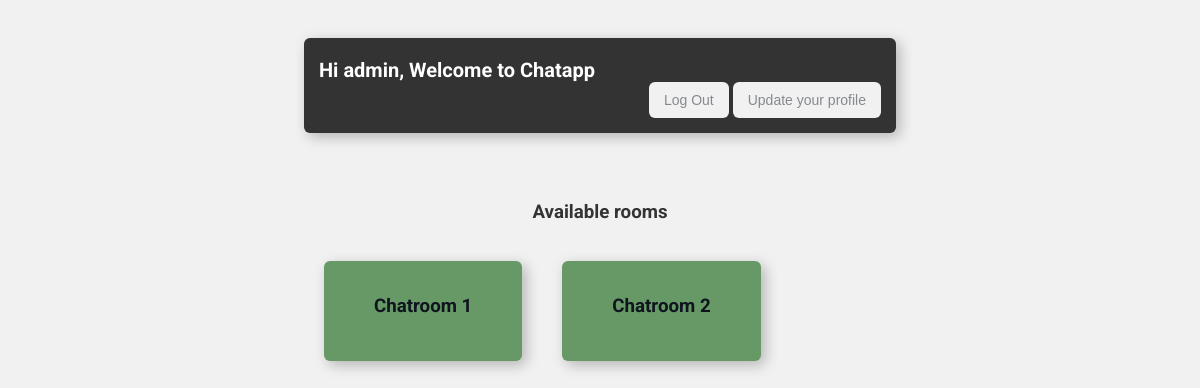
The page / (signed in) on the database its author committed.
### chatapp/models.py (models this page shows, shortened)
class User(AbstractUser):
    image = models.ImageField(upload_to="media/")

class Room(models.Model):
    name = models.CharField(max_length=20)
    slug = models.SlugField(max_length=100)

### chatapp/views.py (the view)
# urls.py: path('', views.rooms),
def rooms(request):
    rooms = Room.objects.all()
    return render(request, "rooms.html", {'rooms': rooms})

### templates/rooms.html (shortened to what this page needs)
{% extends 'base.html' %}
{% block content %}
<div class="container">
    {% if user.is_authenticated %}
        <div class="sign">
            <h3>Available rooms</h3>
        </div>
    {% if rooms %}
        <div class="cards">
            {% for room in rooms %}
                <div class="room-card">
                    <h3><a href="/{{room.slug}}">{{room.name}}</a></h3>
                </div>
            {% endfor %}
        </div>
</div>
    {% else %}
        <h3>No Rooms Available!</h3>
    {% endif %}
{% endif %}
<br/>
{% endblock %}

### templates/base.html (shortened to what this page needs)
{% load static %}
<!doctype html>
<html lang="en">
  <head>
    <link rel="stylesheet" type="text/css" href="{% static 'css/style.css' %}"/>
  </head>
  <body>
    <div class="container">
      <div class="header">
        {% block header%}
          <div class="welcome-sign">
            Hi <b>{{ user.username }}</b>, Welcome to Chatapp
          </div>
          <div class="button-right">
            <a href="/accounts/logout/">
              <button type="button" class="btn">Log Out</button>
            <a href="/accounts/update/">
              <button type="button" class="btn">Update your profile</button>
            </a>
          </div>
        {% endblock %}
      </div>
    </div>
    <br/>
    <main>
      {% block content %}
      {% endblock %}
    </main>
  </body>
</html>

### static/css/style.css (style rules this page uses)
body { background-color: #f1f1f1; color: #0f141e; font-size: 16px; font-weight: normal; font-family: 'Roboto', sans-serif; }
a { color: #0f141e; text-decoration: none; }
h3 { font-family: inherit; color: #333333; }
.container { max-width: 50%; margin: auto; padding-top: 30px; justify-content: center; }
.header { max-width: 100%; margin: auto; padding-top: 20px; background: #333333; border-radius: 6px; box-shadow: 4px 4px 14px rgba(0, 0, 0, 0.25); }
.welcome-sign { color: white; margin: 0; font-style: inherit; font-size: 20px; font-weight: bold; text-decoration: none; padding: 0 0 0 15px; }
.btn { background: #f1f1f1; color: #86898f; padding: 10px 15px; border: white; border-radius: 6px; font-style: inherit; font-size: 14px; cursor: pointer; }
.button-right { text-align: right; padding: 0 15px 15px 0; }
.sign { text-align: center; text-style: inherit; color: #A9A9A9; }
.room-card { display: block; box-shadow: 4px 4px 14px rgba(0, 0, 0, 0.25); max-width: 25%; margin: 20px; padding: 15px 50px 15px 50px; background: #669966; border-radius: 6px; text-align: center; }
.room-card h3 { text-align: center; padding-bottom: 10px; }
.cards { display: flex; text-align: left; padding-left: 0; }

### rows shown on the page
User: username "admin"
Room: name "Chatroom 1"
Room: name "Chatroom 2"
